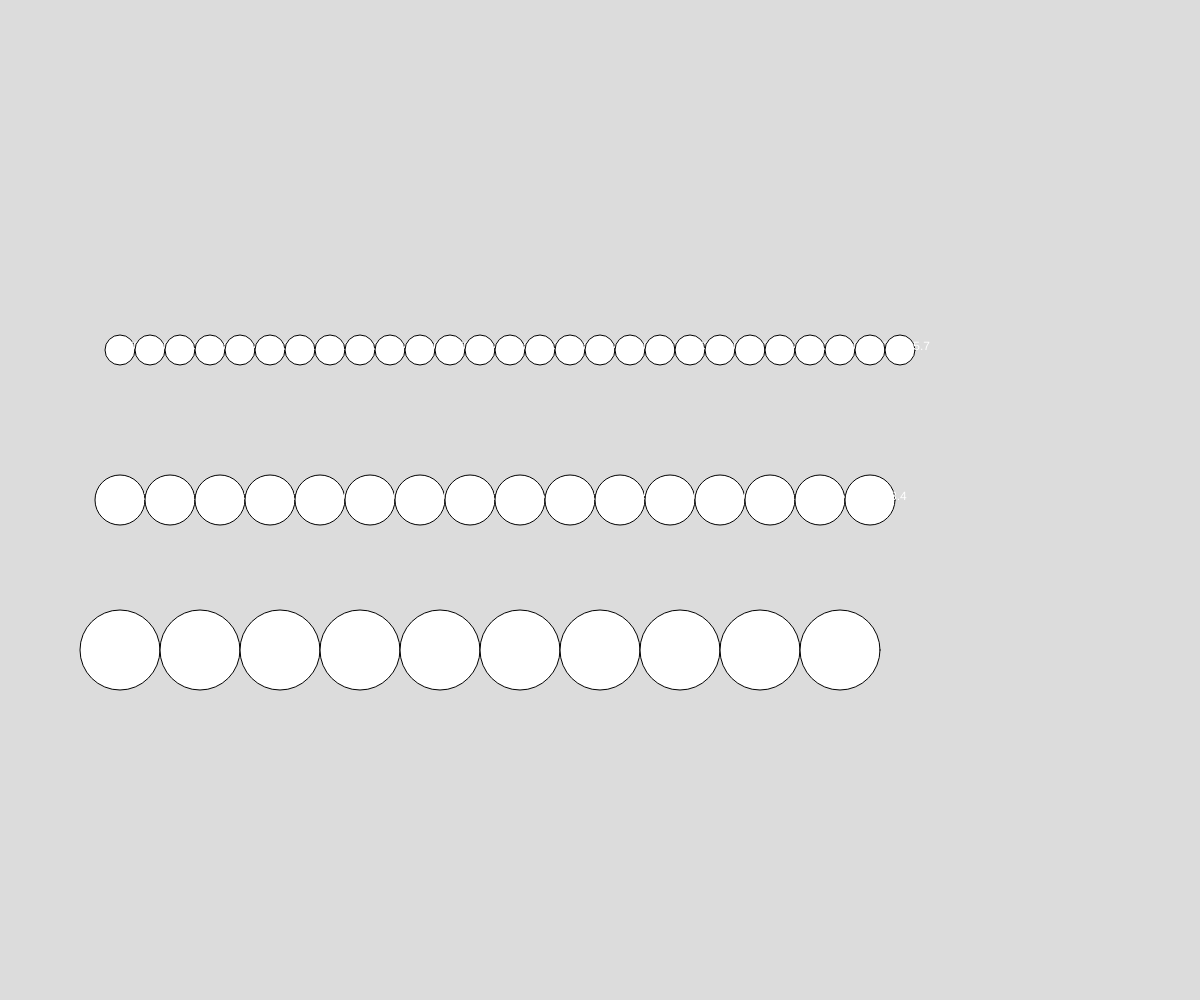
Frame 1 (no input)
Frame 60 (no input): identical to frame 1, image omitted
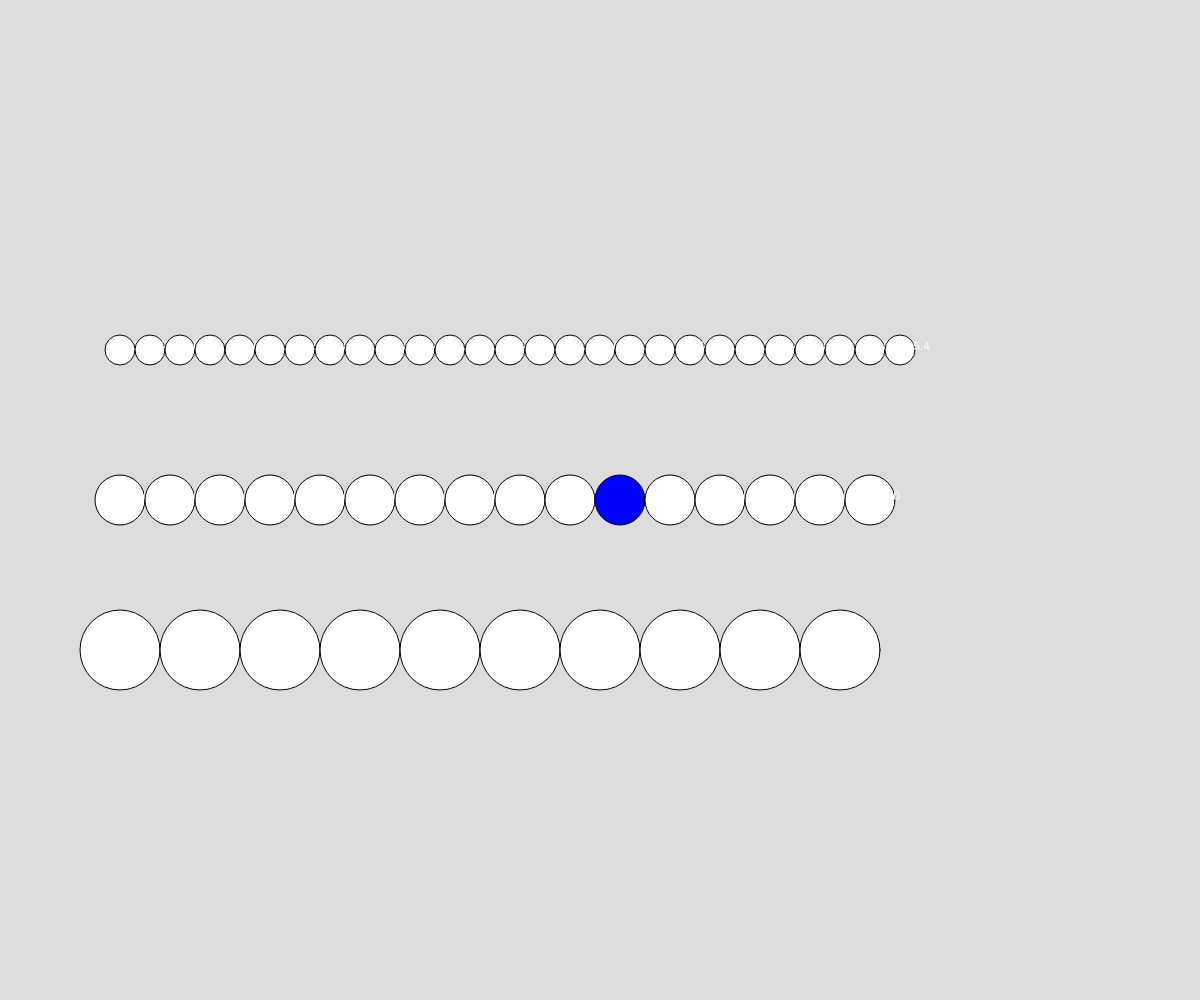
Frame 120 (the mouse pressed at the canvas centre since frame 60)

The p5.js sketch that drew these frames (run headless with seeded random() and noise() and a simulated clock; from frame 60 on, the mouse is pressed at the canvas centre):

// p5.js sketch
// ── sketch.js
// Project Title
// Your Name
// Date
//
// Extra for Experts:
// - describe what you did to take this project "above and beyond"


function setup() {
  createCanvas(windowWidth, windowHeight);
}

function draw() {
  background(220);
  circleLine(height *0.35, 30);
  circleLine(height/2, 50);
  circleLine(height * 0.65, 80);

}
 function cDistance(x1,y1,x2,y2){
  // calculate the starightline distance
  //  between (x1, y1) and (x2, y2)
  let a = abs(x1 - x2);
  let b = abs(y1 - y2)
  let c = sqrt(pow(a,2) + pow(b,2));
  return c.toFixed(1); //keep only 1 decimal place
 }


function gradientbackground(){
  // create a gradient to use a background
  let h = 3; //height of each rectrngle

  //use a loop (doesn't have to be while) to 
  // draw a vrtical stack of rectangles
  let y = 0;
  while (y <= height){
    noStroke();
    let mappedY = map(y,0,height,0,255);
    let flippedY = 255 - mappedY;
    let mappedMouseX = map(mouseX, 0, width,0, 255);
    let mappedMouseY = map(mouseY, 0, height, 0, 255);
    fill(mappedMouseY, flippedY, mappedMouseX);
    rect(0,y,width,h);
    y += h;

  }
}
function circleLine(y, size){
  // use this function to draw a line of circles (loop)
  // y -> number the height at which to draw the line
  // size -> number diameter if the circles
  let xstart = width * 0.1; //  10% postion from the left
  let xend = height * 0.9;  // 90% horizontal pos from left

  for(let x = xstart ; x <= xend ; x = x + size){
    let d = cDistance(x, y, mouseX, mouseY)
    if(d <= size/2){ // if distance is less than radius, IN CIRCLE
      fill("blue");


    }else{
      fill(255)
    }
    circle(x, y, size);
    text(d, x, y)
  }


}
